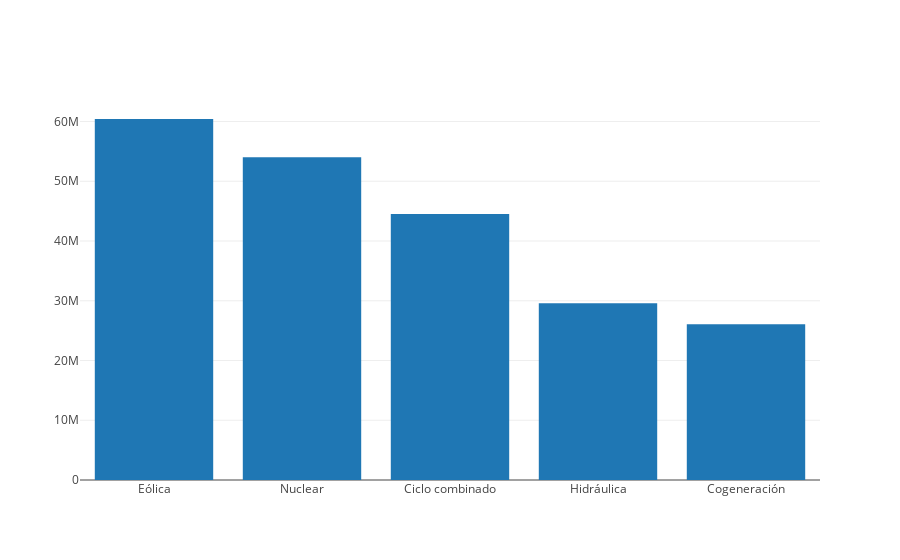

Here is the notebook cell this chart was saved with:
### Markdown cell above
#### Top 5 tipos de energías por su generación anual

### Code cell
val energiasOrdenadas= dataFrameBalance
    .filter(date_format(col("FechaCompleta"),"yyyy") === "2021") //Año
    .filter(col("Familia") =!= "Demanda")
    .filter(!col("Tipo").isin("Generación renovable", "Generación no renovable"))
    .groupBy($"Tipo")
    //.groupBy(date_format(col("FechaCompleta"), "yyyy-MM").as("Mes"))
    .agg(sum("Valor").as[Double].as("ValorTotal"))
    .orderBy($"ValorTotal".desc)

val seqValores = energiasOrdenadas.select($"ValorTotal").as[Double].head(5).toSeq
val seqTipo = energiasOrdenadas.select($"Tipo").as[String].head(5).toSeq
val data = Seq(Bar(
    seqTipo,
    seqValores,
))

plot(data)

### Figure 1 — Plotly figure (JSON) as saved in the notebook; plotly's stock layout.template omitted (floating-point values rounded to 4 significant figures)
{"data": [{"type": "bar", "x": ["Eólica", "Nuclear", "Ciclo combinado", "Hidráulica", "Cogeneración"], "y": [60420000.0, 54020000.0, 44510000.0, 29560000.0, 26080000.0]}], "layout": {"autosize": true, "xaxis": {"autorange": true, "range": [-0.5, 4.5], "type": "category"}, "yaxis": {"autorange": true, "range": [0, 63610000.0], "type": "linear"}}}
